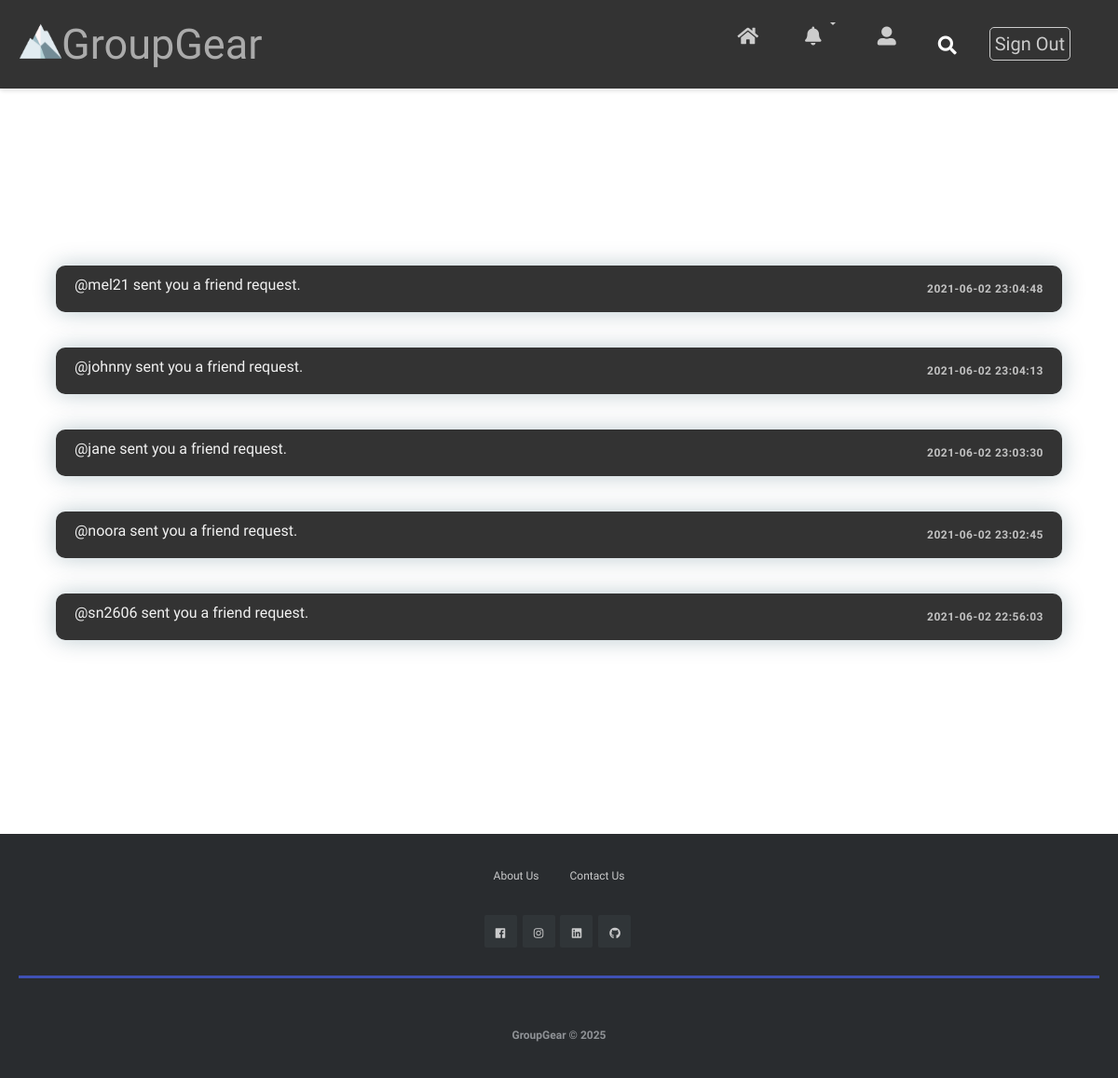
The app's page /PHP/notification.php (signed in) with its own data.
### tables this page shows
CREATE TABLE `notifications` (
  `notif_id` int(11) NOT NULL,
  `user_id` int(11) NOT NULL,
  `notification` text NOT NULL,
  `timestamp` datetime NOT NULL DEFAULT current_timestamp()
);

### PHP/notification.php (the view, shortened to what this page needs)
<?php
include "header.php";
?>
<link rel="stylesheet" href="../CSS/notification.css">
<main>
<?php
$id = $_SESSION['userid'];
$sql = "SELECT notification,timestamp FROM notifications WHERE user_id='$id' ORDER BY timestamp DESC LIMIT 5";
$result = $conn->query($sql);
if ($result->num_rows > 0) {
    while ($row = $result->fetch_assoc()) {
        $notif = $row["notification"];
        $ts = $row["timestamp"];
        ?>
        <div class="notification animation" class="notification">
            <h6><?php echo $notif ?></h6>
            <a href="#"><?php echo $ts ?></a>
        </div>
        <br>
        <?php
    }
} else {
    echo "<h3> No notifications! </h3>";
}
?>
</main>
<?php
include "footer.php";
?>

### PHP/header.php (shortened to what this page needs)
<!DOCTYPE html>
<html>
<head>
    <link rel="stylesheet" href="../CSS/header.css">
    <link rel="stylesheet" href="https://use.fontawesome.com/releases/v5.0.13/css/all.css">
    <link rel="stylesheet" href="https://maxcdn.bootstrapcdn.com/bootstrap/4.0.0/css/bootstrap.min.css">
</head>
<body>
    <div class="nav-wrapper">
        <nav class="navbar" id="header">
            <div class="Logo">
                <img src="../Images/mountain.png" class="Logo-Img" alt="Alps-Logo" usemap="#home">
                <a href="../index.html"><span class="Logo-Text">GroupGear</span></a>
            </div>
            <div class="navigation">
                <ul class="menu">
                    <li><a href="homepage.php?username=<?php echo $_SESSION['username'] ?>"><i class="fas fa-home"></i></a></li>
                    <li class="dropdown">
                        <a href="#" class="dropdown-toggle" data-toggle="dropdown" role="button" aria-haspopup="true" aria-expanded="false"><i class="fas fa-bell"></i></a>
                    </li>
                    <li><a href="profile.php?username=<?php echo $_SESSION['username'] ?>"><i class="fas fa-user-alt"></i></a></li>
                </ul>
                <div class="not-menu">
                    <div class="search">
                        <div class="search-content">
                            <form action="search.php" method="post">
                                <button type="submit" name="sub" class="search-button"><i class="fas fa-search"></i></button>
                            </form>
                        </div>
                    </div>
                    <div class="sign-out">
                        <a href="logout.php"><span class="menu-text">Sign Out</span></a>
                    </div>
                </div>
            </div>
        </nav>
    </div>
</body>
</html>

### PHP/footer.php (shortened to what this page needs)
<!DOCTYPE html>
<html>
<head>
  <link rel="stylesheet" href="../CSS/footer.css">
  <link rel="stylesheet" href="https://use.fontawesome.com/releases/v5.0.13/css/all.css">
</head>
<body>
  <footer class="footer-distributed">
    <div class="footer-top">
      <p class="footer-links">
        <a href="../about-us.html">About Us</a>
        <a href="contact-us.php">Contact Us</a>
      </p>
    </div>
    <div class="footer-icons">
      <a href="https://www.facebook.com/"><i class="fab fa-facebook"></i></a>
      <a href="https://www.instagram.com/"><i class="fab fa-instagram"></i></a>
      <a href="https://www.linkedin.com/"><i class="fab fa-linkedin"></i></a>
      <a href="https://github.com/"><i class="fab fa-github"></i></a>
    </div>
    <hr>
    <p class="footer-company-name"><strong>GroupGear &copy; 2025</strong></p>
  </footer>
</body>
</html>

### CSS/header.css (style rules this page uses)
* { margin: 0; padding: 0; font-size: 12px; font-family: "Raleway", sans-serif; }
.nav-wrapper { width: 100%; position: sticky; top: 0; background-color: #fff; }
nav { position: sticky; top: 0; left: 0; right: 0; display: flex; justify-content: space-between; padding-left: 3%; background-color: #333; color: white; box-shadow: 1px 3px 4px #e6e6e6; align-items: center; }
.Logo { width: auto; padding: 5px; display: flex; align-items: baseline; justify-content: center; }
.Logo a { text-decoration: none; }
.Logo-Img { height: 45px; width: 45px; margin-top: 5px; }
.Logo-Text { color: lightgray; font-family: "Raleway", sans-serif; font-size: 45px; font-weight: 300; margin-right: 25px; flex: 1; }
.navigation { display: flex; right: 25px; float: right; align-items: center; padding-right: 20px; }
.menu { display: flex; flex-direction: row; list-style: none; }
.menu li a { color: inherit; text-decoration: none; margin: 0 15px; display: flex; padding: 5px; }
.menu li a i { height: 30px; width: 30px; display: flex; align-items: center; justify-content: center; font-size: 20px; }
.not-menu { display: flex; align-items: center; justify-content: space-between; flex-direction: row; }
.search { position: relative; display: flex; }
.search-button { background: transparent; color: white; cursor: pointer; font-size: 14px; padding-top: 4px; border: 0; margin: 0 15px; }
.search-button i { height: 30px; width: 30px; display: flex; align-items: center; justify-content: center; font-size: 20px; }
.sign-out { display: flex; }
.sign-out a { text-decoration: none; }
.sign-out .menu-text { font-family: "Raleway", sans-serif; font-size: 20px; color: white; margin: 0 15px; border: 1px solid white; border-radius: 5px; padding: 5px; }

### CSS/notification.css (style rules this page uses)
html, body { box-sizing: border-box; font-family: 'Raleway', sans-serif; font-weight: 300; font-style: normal; font-size: 1em; line-height: 1.5; color: #ffffffee; scroll-behavior: smooth; }
*, *::before, *::after { box-sizing: inherit; }
.nav-wrapper { position: relative!important; }
.navbar { position: relative !important; }
main { position: relative; display: flex; justify-content: center; align-items: center; flex-direction: column; width: 100%; height: 100vh; min-height: 400px; }
.notification { position: relative; display: flex; justify-content: space-between; align-items: center; width: 90%; height: 50px; margin: 10px; padding: 0 20px; background-color: #333; border-radius: 10px; box-shadow: 0 0 25px #00384a44; font-weight: 400; }
.notification a { text-decoration: none; color: #ffffffee; font-weight: 700; letter-spacing: .5px; transition: 300ms; }
.animation { animation: FadeIn 4s ease-in-out; }

### CSS/footer.css (style rules this page uses)
a { text-decoration: none; opacity: 0.75; color: #fff; }
footer { position: relative; text-align: center!important; padding: 20px; font-size: 20px!important; font-family: 'Montserrat'!important; }
hr { height: 3px; background-color: #3f51b5; border: 0; margin-bottom: 50px; }
.footer-distributed { background-color: #292c2f; box-shadow: 0 1px 1px 0 rgba(0, 0, 0, 0.12); box-sizing: border-box; width: 100%; font-family: 'Montserrat', sans-serif; font: bold 16px; }
.footer-distributed { display: inline-block; vertical-align: top; }
.footer-distributed .footer-links { color: #ffffff; padding: 0; }
.footer-distributed .footer-links a { display: inline-block; line-height: 1.8; text-decoration: none; color: inherit; margin: 10px; padding: 5px; }
.footer-distributed .footer-company-name { color: #8f9296; font-size: 14px; font-weight: normal; }
.footer-distributed .footer-icons { margin-top: 15px; margin-bottom: 25px; }
.footer-distributed .footer-icons a { display: inline-block; width: 35px; height: 35px; cursor: pointer; background-color: #33383b; border-radius: 2px; font-size: 20px; color: #ffffff; text-align: center; line-height: 35px; margin-right: 3px; margin-bottom: 5px; }

### records on screen
notifications: notification "@mel21 sent you a friend request.", timestamp "2021-06-02 23:04:48"
notifications: notification "@johnny sent you a friend request.", timestamp "2021-06-02 23:04:13"
notifications: notification "@jane sent you a friend request.", timestamp "2021-06-02 23:03:30"
notifications: notification "@noora sent you a friend request.", timestamp "2021-06-02 23:02:45"
notifications: notification "@sn2606 sent you a friend request.", timestamp "2021-06-02 22:56:03"
